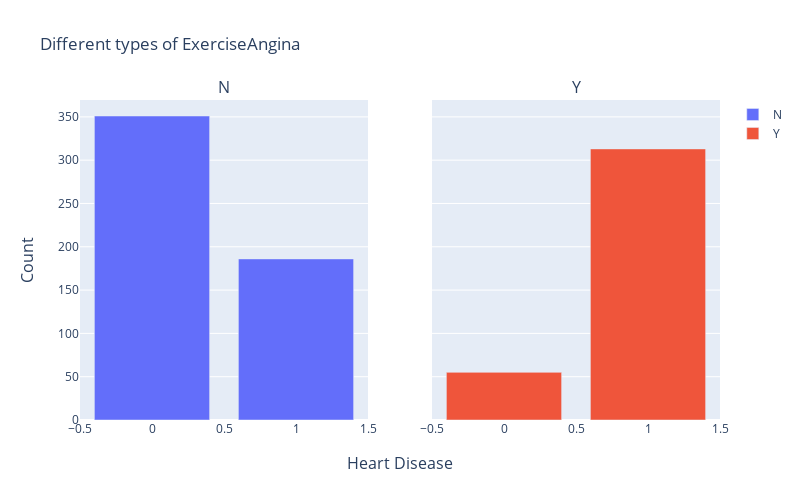

Notebook source saved alongside this figure:
### Markdown cell above
According to our dataset, when the fasting blood sugar is below 121 mg/dl, about 48% of the paitents were diagnosed with a heart disease.
When fasting blood sugar is greater 120 mg/dl, about 79% of the patients were diagnosed with a heart disease.

### Code cell
plot_bar(heart, subplot_titles = list(heart['ExerciseAngina'].value_counts(ascending = False).index), ncols = 2, feature = 'ExerciseAngina', plot_title = 'Different types of ExerciseAngina', width = 800, height = 500)

### Figure 1 — Plotly figure (JSON) as saved in the notebook; plotly's stock layout.template omitted (floating-point values rounded to 4 significant figures)
{"data": [{"name": "N", "type": "bar", "x": [0, 1], "xaxis": "x", "y": [351, 186], "yaxis": "y"}, {"name": "Y", "type": "bar", "x": [1, 0], "xaxis": "x2", "y": [313, 55], "yaxis": "y2"}], "layout": {"annotations": [{"font": {"size": 16}, "showarrow": false, "text": "N", "x": 0.225, "xanchor": "center", "xref": "paper", "y": 1, "yanchor": "bottom", "yref": "paper"}, {"font": {"size": 16}, "showarrow": false, "text": "Y", "x": 0.775, "xanchor": "center", "xref": "paper", "y": 1, "yanchor": "bottom", "yref": "paper"}, {"font": {"size": 16}, "showarrow": false, "text": "Heart Disease", "x": 0.5, "xanchor": "center", "xref": "paper", "y": 0, "yanchor": "top", "yref": "paper", "yshift": -30}, {"font": {"size": 16}, "showarrow": false, "text": "Count", "textangle": -90, "x": 0, "xanchor": "right", "xref": "paper", "xshift": -40, "y": 0.5, "yanchor": "middle", "yref": "paper"}], "height": 500, "title": {"text": "Different types of ExerciseAngina"}, "width": 800, "xaxis": {"anchor": "y", "domain": [0, 0.45]}, "xaxis2": {"anchor": "y2", "domain": [0.55, 1]}, "yaxis": {"anchor": "x", "domain": [0, 1]}, "yaxis2": {"anchor": "x2", "domain": [0, 1], "matches": "y", "showticklabels": false}}}
